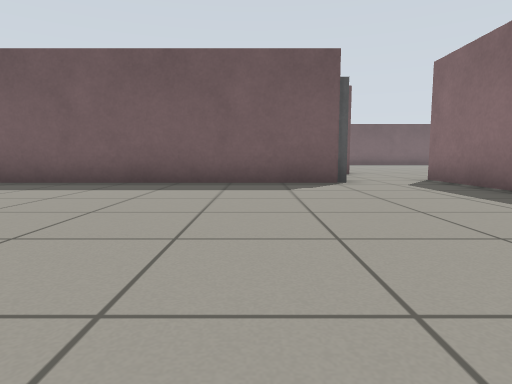
view 1 (above)

20 first-person views from a walk through a Gazebo world. The camera is 0.5 m above the floor, tilts 6° down and sees 75° across. The floor is counted in squares, 1 m on a side. Each view is taken from the middle of a square. On the plan, view 1 faces up. The plan holds only what a view shows up to about 9 squares ahead; the rest is blank. The place goes on beyond the plan.

view 2
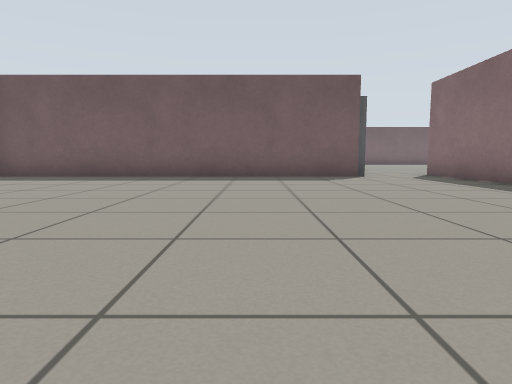

view 3
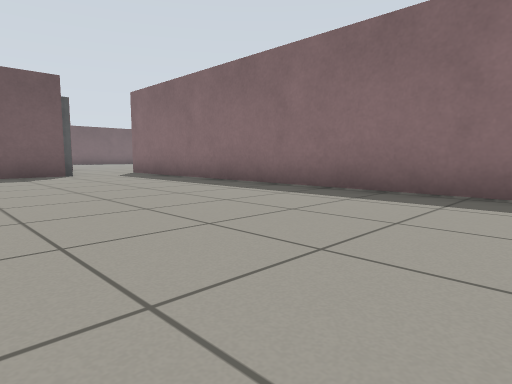

view 4
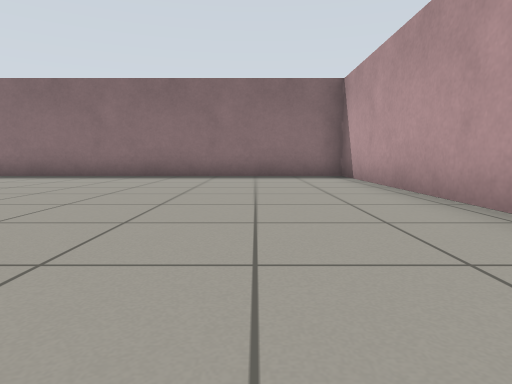

view 5
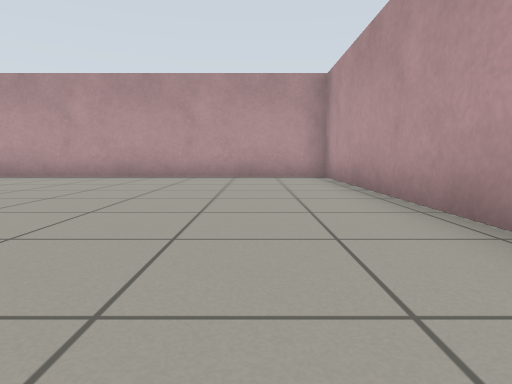

view 6
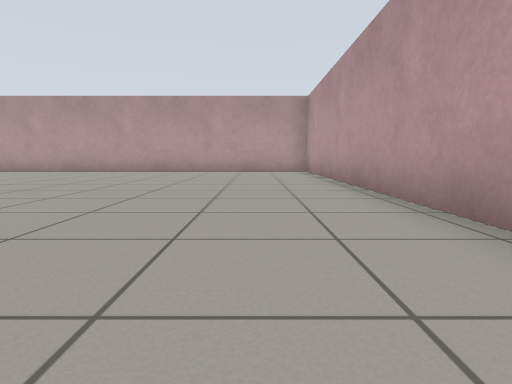

view 7
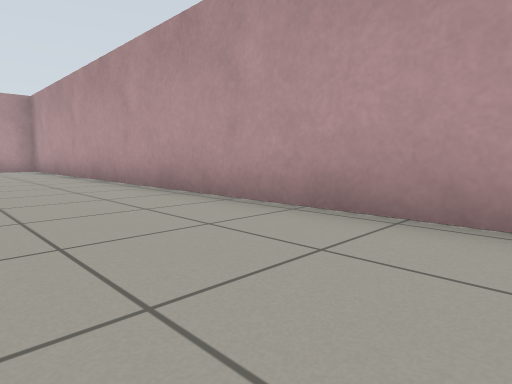

view 8
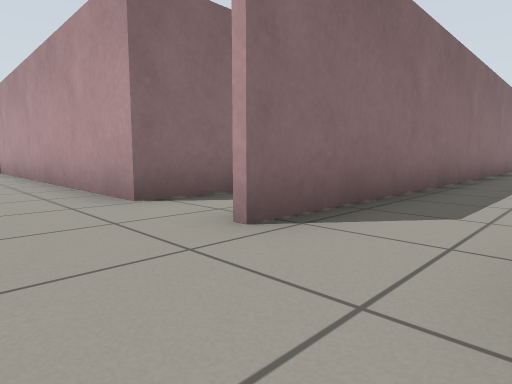

view 9
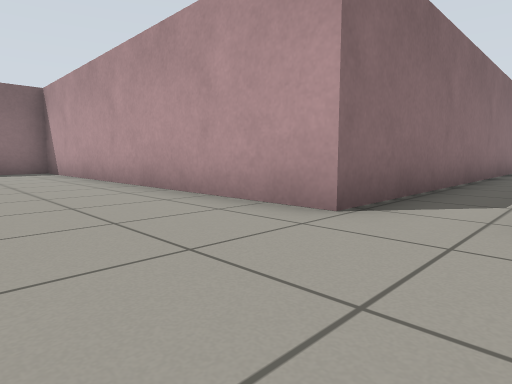

view 10
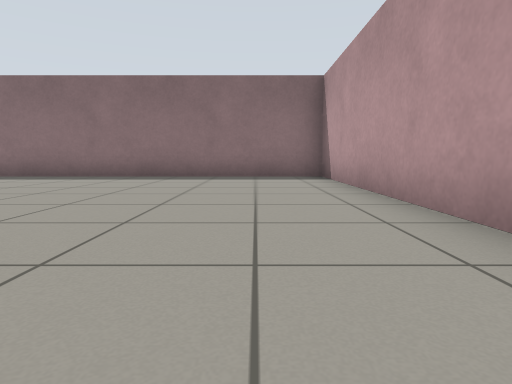

view 11
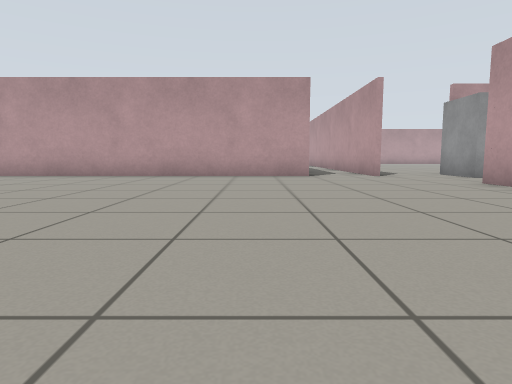

view 12
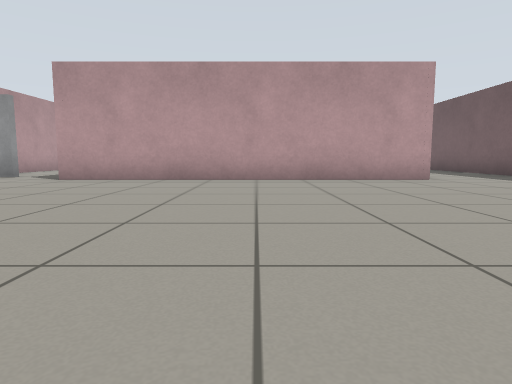

view 13
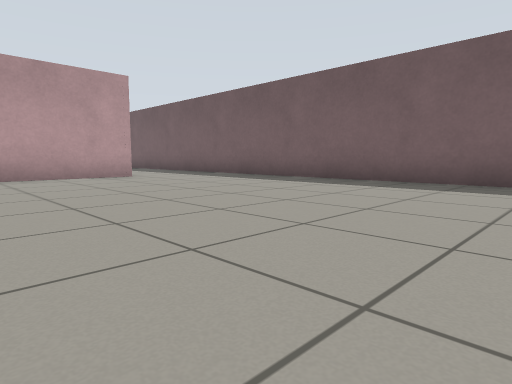

view 14
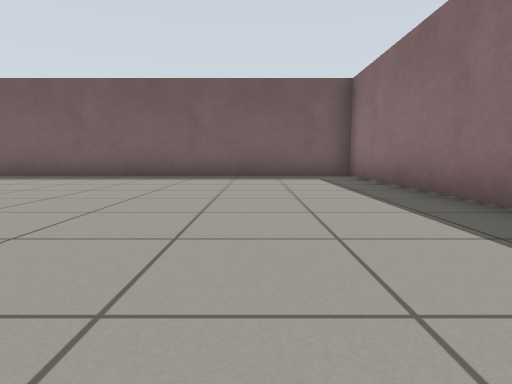

view 15
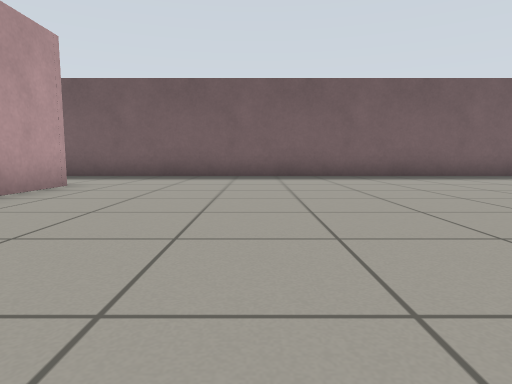

view 16
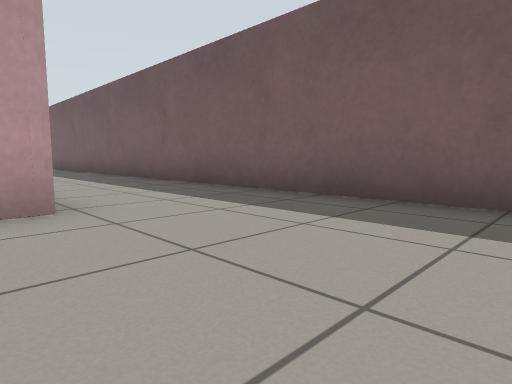

view 17
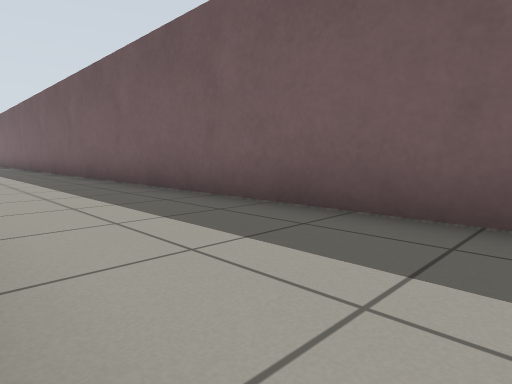

view 18
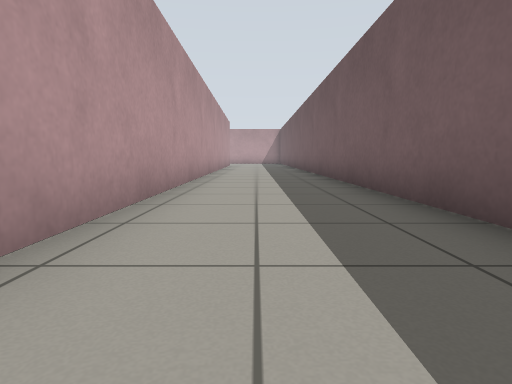

view 19
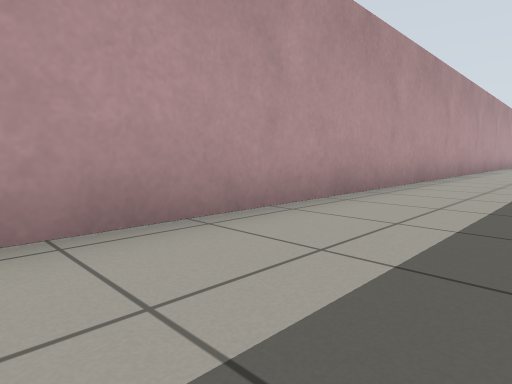

view 20
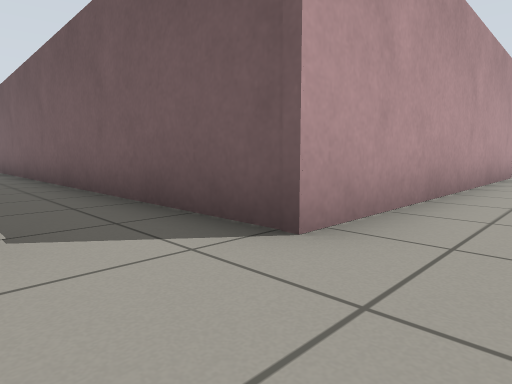

### Floor plan
Points are (right, up) in squares from view 1. A wall is a line through its corners. A room is listed if a view was taken in it or the views show most of it. See-through windows are left out.
Room 1 (views 1, 2, 3, 4, 5, 6, 7)
walls: (-7.7, 4.7) (-7.7, -8.3) (3.8, -8.3) (3.8, 7.4); (1.5, 6.4) (-7.5, 6.4)
ways out: opening at (2.5, 6.5) to room 2
objects: door leaf (2, 7) to (2, 8)
Room 2 (views 8, 9, 10, 11, 12, 13, 14, 15, 16, 17, 18, 19, 20)
walls: (2.7, 17.9) (2.7, 9.7) (-7.3, 9.7); (3.9, 7.4) (3.9, 6.8); (5.6, -1.4) (5.6, 7.3) (15.5, 7.3) (15.5, 20.8) (-11.3, 20.8); (-11.6, 17.6) (-2.2, 17.7)
ways out: opening at (2.5, 6.5) to room 1

Positions as (right, up) in squares from view 1, and headings:
1: (0, 0), facing up
2: (-1, -2), facing up
3: (-1, -3), facing up-right
4: (-5, -6), facing right
5: (-6, 0), facing down
6: (-6, 3), facing down
7: (-5, 5), facing down-left
8: (2, 9), facing down-right
9: (4, 10), facing down-right
10: (7, 9), facing right
11: (7, 16), facing down
12: (10, 14), facing left
13: (11, 14), facing up-left
14: (13, 12), facing up
15: (6, 12), facing up
16: (6, 17), facing up-left
17: (3, 18), facing up-left
18: (-2, 19), facing left
19: (-2, 20), facing down-left
20: (4, 8), facing up-left
